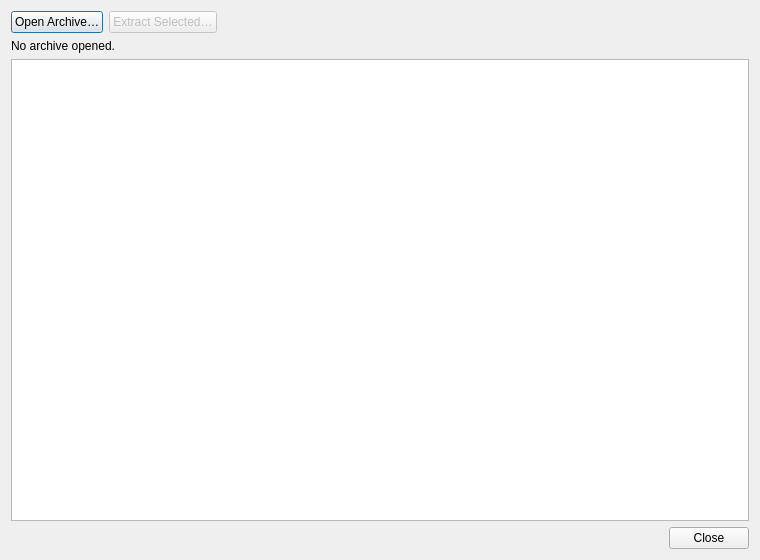
<?xml version="1.0" encoding="UTF-8"?>
<ui version="4.0">
 <class>BsaBrowserDialog</class>
 <widget class="QDialog" name="BsaBrowserDialog">
  <property name="geometry">
   <rect>
    <x>0</x>
    <y>0</y>
    <width>760</width>
    <height>560</height>
   </rect>
  </property>
  <property name="windowTitle">
   <string>BSA/BA2 Archive Browser</string>
  </property>
  <layout class="QVBoxLayout" name="verticalLayout">
   <item>
    <layout class="QHBoxLayout" name="topLayout">
     <item>
      <widget class="QPushButton" name="open_button">
       <property name="text">
        <string>Open Archive…</string>
       </property>
      </widget>
     </item>
     <item>
      <widget class="QPushButton" name="extract_button">
       <property name="text">
        <string>Extract Selected…</string>
       </property>
       <property name="enabled">
        <bool>false</bool>
       </property>
      </widget>
     </item>
     <item>
      <spacer name="topSpacer">
       <property name="orientation">
        <enum>Qt::Horizontal</enum>
       </property>
       <property name="sizeHint" stdset="0">
        <size>
         <width>40</width>
         <height>20</height>
        </size>
       </property>
      </spacer>
     </item>
    </layout>
   </item>
   <item>
    <widget class="QLabel" name="summary_label">
     <property name="text">
      <string>No archive opened.</string>
     </property>
     <property name="wordWrap">
      <bool>true</bool>
     </property>
    </widget>
   </item>
   <item>
    <widget class="QTableWidget" name="entries_table">
     <property name="selectionBehavior">
      <enum>QAbstractItemView::SelectRows</enum>
     </property>
     <property name="selectionMode">
      <enum>QAbstractItemView::ExtendedSelection</enum>
     </property>
     <property name="sortingEnabled">
      <bool>true</bool>
     </property>
     <attribute name="horizontalHeaderStretchLastSection">
      <bool>false</bool>
     </attribute>
    </widget>
   </item>
   <item>
    <widget class="QDialogButtonBox" name="buttonBox">
     <property name="orientation">
      <enum>Qt::Horizontal</enum>
     </property>
     <property name="standardButtons">
      <set>QDialogButtonBox::Close</set>
     </property>
    </widget>
   </item>
  </layout>
 </widget>
 <resources/>
 <connections>
  <connection>
   <sender>buttonBox</sender>
   <signal>rejected()</signal>
   <receiver>BsaBrowserDialog</receiver>
   <slot>reject()</slot>
  </connection>
  <connection>
   <sender>buttonBox</sender>
   <signal>accepted()</signal>
   <receiver>BsaBrowserDialog</receiver>
   <slot>accept()</slot>
  </connection>
 </connections>
</ui>
